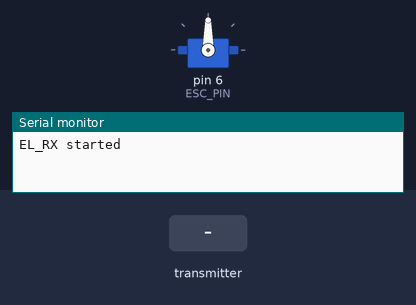
Simulated run of this sketch. Board: Arduino Uno, built with avr-gcc and run on an emulated ATmega328P. Shown: servo, the last lines printed to the serial monitor. The test bench sets the inputs (shaded band). No radio packets arrive unless stated.

Above: at 1.2 s.
1.3 s: the transmitter starts sending pot_val = 0
At 2.2 s:
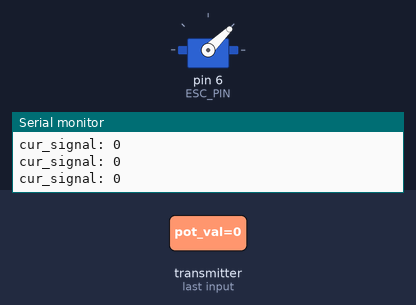
2.8 s: the transmitter starts sending pot_val = 256
At 3.4 s:
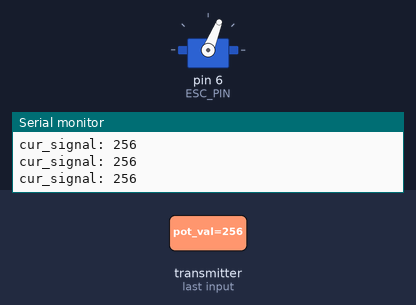
4.3 s: the transmitter starts sending pot_val = 1023
At 5.7 s:
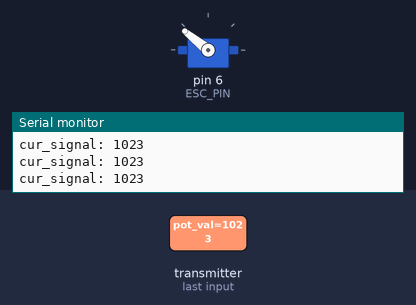
Timing chart, 0 to 7.3 s (numbered marks = the images above; inputs shaded):
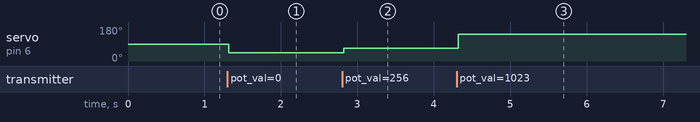

The sketch:

EL_rx.ino
```cpp
// (licence header left out)
//////////////////////////////////////////////////////////////////////////////
//import necessary libraries
#include <SPI.h>
#include <Servo.h>
#include "nRF24L01.h"
#include "printf.h"
#include "RF24.h"

#include "constants.h"

//comment this out to prevent Serial from being used.
//unnecessary processing for the final product
#define DEBUG
//////////////////////////////////////////////////////////////////////////////

//set up RF24 on SPI bus plus 9 & 10 for CE/CSN
RF24 radio(9, 10);

//Create the esc object which is represented by a Servo because
//the esc uses servo signals to set speed
Servo esc;

bool _forwards = true;
bool _cc_enabled = false;
int _cur_signal = 0;

void setup()
{
#ifdef DEBUG
  Serial.begin(57600);
  Serial.println("EL_RX started");
  printf_begin();
#endif

  /*begin the radio and establish all the settings*/
  //begin radio
  radio.begin();

  //turn off acknoweldges which are buggy with my nRFs
  radio.setAutoAck(false);

  //set size of payload to minimum necessary bytes
  radio.setPayloadSize( sizeof(rfData) );

  //establish reading and writing pipes for the TX.
  //Keep in mind, these are crossed on the RX side.
  radio.openWritingPipe(pipes[1]);
  radio.openReadingPipe(1, pipes[0]);

  //just to make sure it can read.
  radio.startListening();

  //initialize the esc object by attaching it to the
  //necessary pins.
  esc.attach(ESC_PIN);

  //print valuable debug information to console.
#ifdef DEBUG
  radio.printDetails();
#endif
}


/*
   Main loop.
    1. gets data from transmitter
    2. writes the proper data to receiver.
    3. safety systems in case transmission times out
    4. repeat
*/
void loop()
{

  //////////////////////////////////
  //Step 1: GET DATA FROM RECEIVER//
  //////////////////////////////////
  bool done = false;
  if (radio.available())
  {
    while (!done)
    {
      // Fetch the payload, and see if this was the last one.
      done = radio.read( &rfData, sizeof(rfData) );

#ifdef DEBUG
      //Serial.println(String(rfData.pot_val) + ", " + String(rfData.c_button) + ", " + String(rfData.z_button));
      delay(20);
#endif

      ///////////////////////////////////
      //Step 2. Write data to receiver //
      ///////////////////////////////////
      //NOTE: ESC will be written to even if data is not being read.
      //      This is to allow safety features regarded signal dropout
      //      to be addressed.
      if (!_cc_enabled)
      {
        setMSpeed(rfData.pot_val);
      }
      else
      {
        setMSpeed(cruiseControl(rfData.pot_val));
      }

#ifdef DEBUG
      //Serial.println("_cur_signal: " + String(rfData.pot_val) );
#endif

      if (rfData.c_button)
        _cc_enabled = true;
      else
        _cc_enabled = false;
    }
  }
}

/*
   Handles the setting of the motorspeed going forwards or backwards.

   Parameters:  int pot_val   - the potentiometer value from the rfData struct

   Function:
    if going forwards, set the value directly directly mapped to 1 ms - 2 ms (default)
    if going backwards, subtract from MAX_ESC_PULSE, and add MIN_ESC_PULSE to
      inverse the direction

*/
void setMSpeed (int pot_val)
{
  if (_forwards)
  {
    int mappedVal = map(pot_val, 0, 1023, MIN_ESC_PULSE, MAX_ESC_PULSE);
    esc.writeMicroseconds( mappedVal );
    if (!_cc_enabled)
      _cur_signal = pot_val;
    Serial.println("cur_signal: " + String(_cur_signal));
  }
  else
  {
    int mappedVal = MIN_ESC_PULSE +
                    (MAX_ESC_PULSE - map(pot_val, 0, 1023, MIN_ESC_PULSE, MAX_ESC_PULSE) );
    esc.writeMicroseconds( mappedVal );
    _cur_signal = pot_val;
  }
}

/*
   Control function that handles the movement if the longboard is in cruise control mode

   Parameters:  int pot_val   - the potentiometer value from the rfData struct
                bool forwards - the direction at which the car should be going.
                int cur_speed - the current servo signal (us) being sent out
                                (between 1000 and 2000)

   Returns:     the speed the car should be going at after the decrement.
                decrements 1 us at the minimum, and 3 us at the maximum.
                change the scale by editing the CC_MIN_INCR_DECR and
                CC_MAX_INCR_DECR constants in constants.h

   Function:
     Establish values < 480 and > 580 to be actionable, and respond accordingly
     (neutral rests around 530 for my potentiometer)
        1. if below 480, return a speed lower than _cur_signal
        2. if greater than 580, return a speed higher than _cur_signal

        make sure increments and decrements are proportinal to deviation from
        neutral position
*/
int cruiseControl (int pot_val)
{
  if (pot_val <= 480)
  {
    int increment = 2;
    if (_cur_signal - increment >= 500)
    {
      _cur_signal -= increment;
      return _cur_signal;
    }
    else
    {
      return _cur_signal;
    }
  }
  else if (pot_val >= 580)
  {
    int increment = 2;

    if (_cur_signal + increment <= 1023)
    {
      _cur_signal += increment;
      return _cur_signal;
    }
    else
    {
      return _cur_signal;
    }
  }
}
```

constants.h
```cpp
/*
 *
 */
#ifndef CONSTANTS_H
#define CONSTANTS_H

//PIN CONSTANTS
#define ESC_PIN  6 //pin where esc data wire is attached

//BOUNDARY CONSTANTS
#define MIN_ESC_PULSE     1000
#define MAX_ESC_PULSE     2000
#define CC_INCREMENT         2


//This is the data struct that should be sent over rf
struct {
  int pot_val;
  bool c_button;
  bool z_button;
}  rfData;


//setup pipe addresses.
//TX and RX will be reversed so that the writing pipe of one
//is the reading pipe of the other. Acknowledges are buggy on
//my setup, so the reading pipe of TX and the writing pipe of RX
//are not used.
const uint64_t pipes[2] = { 0xF0F0F0F0E1LL, 0xF0F0F0F0D2LL };


#endif
```

Measured:
- after the input at 1.3 s, servo on pin 6 (ESC_PIN): 90° → 44° at once
- after the input at 2.8 s, servo on pin 6 (ESC_PIN): 44° → 68° at once
- after the input at 4.3 s, servo on pin 6 (ESC_PIN): 68° → 141° at once
